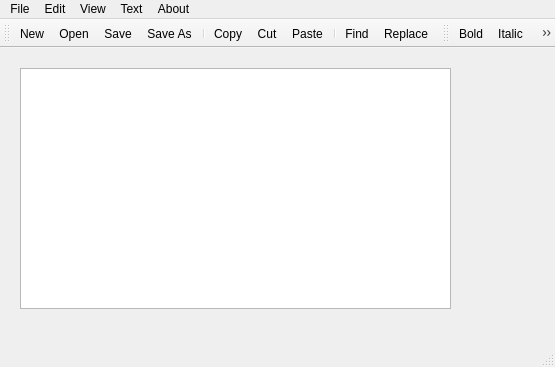
<?xml version="1.0" encoding="UTF-8"?>
<ui version="4.0">
 <class>MainWindow</class>
 <widget class="QMainWindow" name="MainWindow">
  <property name="geometry">
   <rect>
    <x>0</x>
    <y>0</y>
    <width>555</width>
    <height>367</height>
   </rect>
  </property>
  <property name="windowTitle">
   <string>MainWindow</string>
  </property>
  <widget class="QWidget" name="centralwidget">
   <widget class="QTextEdit" name="textEdit">
    <property name="geometry">
     <rect>
      <x>20</x>
      <y>20</y>
      <width>431</width>
      <height>241</height>
     </rect>
    </property>
   </widget>
  </widget>
  <widget class="QMenuBar" name="menubar">
   <property name="geometry">
    <rect>
     <x>0</x>
     <y>0</y>
     <width>555</width>
     <height>22</height>
    </rect>
   </property>
   <widget class="QMenu" name="menuFile">
    <property name="title">
     <string>File</string>
    </property>
    <addaction name="actionNew"/>
    <addaction name="actionOpen"/>
    <addaction name="separator"/>
    <addaction name="actionSave"/>
    <addaction name="actionSave_As"/>
    <addaction name="separator"/>
    <addaction name="actionExit"/>
   </widget>
   <widget class="QMenu" name="menuEdit">
    <property name="title">
     <string>Edit</string>
    </property>
    <addaction name="actionCopy"/>
    <addaction name="actionCut"/>
    <addaction name="actionPaste"/>
    <addaction name="separator"/>
    <addaction name="actionUndo"/>
    <addaction name="actionRedo"/>
    <addaction name="separator"/>
    <addaction name="actionFind"/>
    <addaction name="actionReplace"/>
    <addaction name="separator"/>
    <addaction name="actionSelect_All"/>
   </widget>
   <widget class="QMenu" name="menuView">
    <property name="title">
     <string>View</string>
    </property>
    <addaction name="actionZoom_in"/>
    <addaction name="actionZoom_out"/>
   </widget>
   <widget class="QMenu" name="menuText">
    <property name="title">
     <string>Text</string>
    </property>
    <addaction name="actionBold"/>
    <addaction name="actionItalic"/>
    <addaction name="actionUnderline"/>
    <addaction name="actionStrike"/>
    <addaction name="separator"/>
    <addaction name="actionColor"/>
    <addaction name="separator"/>
    <addaction name="actionFont"/>
   </widget>
   <widget class="QMenu" name="menuAbout">
    <property name="title">
     <string>About</string>
    </property>
    <addaction name="actionHelp"/>
    <addaction name="actionAbout"/>
   </widget>
   <addaction name="menuFile"/>
   <addaction name="menuEdit"/>
   <addaction name="menuView"/>
   <addaction name="menuText"/>
   <addaction name="menuAbout"/>
  </widget>
  <widget class="QStatusBar" name="statusbar"/>
  <widget class="QToolBar" name="toolBar">
   <property name="windowTitle">
    <string>toolBar</string>
   </property>
   <attribute name="toolBarArea">
    <enum>TopToolBarArea</enum>
   </attribute>
   <attribute name="toolBarBreak">
    <bool>false</bool>
   </attribute>
   <addaction name="actionNew"/>
   <addaction name="actionOpen"/>
   <addaction name="actionSave"/>
   <addaction name="actionSave_As"/>
   <addaction name="separator"/>
   <addaction name="actionCopy"/>
   <addaction name="actionCut"/>
   <addaction name="actionPaste"/>
   <addaction name="separator"/>
   <addaction name="actionFind"/>
   <addaction name="actionReplace"/>
  </widget>
  <widget class="QToolBar" name="toolBar_2">
   <property name="windowTitle">
    <string>toolBar_2</string>
   </property>
   <attribute name="toolBarArea">
    <enum>TopToolBarArea</enum>
   </attribute>
   <attribute name="toolBarBreak">
    <bool>false</bool>
   </attribute>
   <addaction name="actionBold"/>
   <addaction name="actionItalic"/>
   <addaction name="actionUnderline"/>
   <addaction name="actionStrike"/>
   <addaction name="separator"/>
   <addaction name="actionColor"/>
   <addaction name="separator"/>
   <addaction name="actionFont"/>
  </widget>
  <action name="actionNew">
   <property name="icon">
    <iconset resource="resources.qrc">
     <normaloff>:/files/images/new.png</normaloff>:/files/images/new.png</iconset>
   </property>
   <property name="text">
    <string>New</string>
   </property>
  </action>
  <action name="actionOpen">
   <property name="icon">
    <iconset resource="resources.qrc">
     <normaloff>:/files/images/open.png</normaloff>:/files/images/open.png</iconset>
   </property>
   <property name="text">
    <string>Open</string>
   </property>
  </action>
  <action name="actionSave">
   <property name="icon">
    <iconset resource="resources.qrc">
     <normaloff>:/files/images/save.png</normaloff>:/files/images/save.png</iconset>
   </property>
   <property name="text">
    <string>Save</string>
   </property>
  </action>
  <action name="actionSave_As">
   <property name="icon">
    <iconset resource="resources.qrc">
     <normaloff>:/files/images/saveas.png</normaloff>:/files/images/saveas.png</iconset>
   </property>
   <property name="text">
    <string>Save As</string>
   </property>
  </action>
  <action name="actionExit">
   <property name="icon">
    <iconset resource="resources.qrc">
     <normaloff>:/files/images/cancel.png</normaloff>:/files/images/cancel.png</iconset>
   </property>
   <property name="text">
    <string>Exit</string>
   </property>
  </action>
  <action name="actionCopy">
   <property name="icon">
    <iconset resource="resources.qrc">
     <normaloff>:/files/images/copy.png</normaloff>:/files/images/copy.png</iconset>
   </property>
   <property name="text">
    <string>Copy</string>
   </property>
  </action>
  <action name="actionCut">
   <property name="icon">
    <iconset resource="resources.qrc">
     <normaloff>:/files/images/cut.png</normaloff>:/files/images/cut.png</iconset>
   </property>
   <property name="text">
    <string>Cut</string>
   </property>
  </action>
  <action name="actionPaste">
   <property name="icon">
    <iconset resource="resources.qrc">
     <normaloff>:/files/images/paste.png</normaloff>:/files/images/paste.png</iconset>
   </property>
   <property name="text">
    <string>Paste</string>
   </property>
  </action>
  <action name="actionFind">
   <property name="icon">
    <iconset resource="resources.qrc">
     <normaloff>:/files/images/find.png</normaloff>:/files/images/find.png</iconset>
   </property>
   <property name="text">
    <string>Find</string>
   </property>
  </action>
  <action name="actionReplace">
   <property name="icon">
    <iconset resource="resources.qrc">
     <normaloff>:/files/images/text_replace.png</normaloff>:/files/images/text_replace.png</iconset>
   </property>
   <property name="text">
    <string>Replace</string>
   </property>
  </action>
  <action name="actionSelect_All">
   <property name="icon">
    <iconset resource="resources.qrc">
     <normaloff>:/files/images/select_all.png</normaloff>:/files/images/select_all.png</iconset>
   </property>
   <property name="text">
    <string>Select All</string>
   </property>
  </action>
  <action name="actionZoom_in">
   <property name="icon">
    <iconset resource="resources.qrc">
     <normaloff>:/files/images/zoom_in.png</normaloff>:/files/images/zoom_in.png</iconset>
   </property>
   <property name="text">
    <string>Zoom in</string>
   </property>
  </action>
  <action name="actionZoom_out">
   <property name="icon">
    <iconset resource="resources.qrc">
     <normaloff>:/files/images/zoom_out.png</normaloff>:/files/images/zoom_out.png</iconset>
   </property>
   <property name="text">
    <string>Zoom out</string>
   </property>
  </action>
  <action name="actionBold">
   <property name="icon">
    <iconset resource="resources.qrc">
     <normaloff>:/files/images/text_bold.png</normaloff>:/files/images/text_bold.png</iconset>
   </property>
   <property name="text">
    <string>Bold</string>
   </property>
  </action>
  <action name="actionItalic">
   <property name="icon">
    <iconset resource="resources.qrc">
     <normaloff>:/files/images/text_italic.png</normaloff>:/files/images/text_italic.png</iconset>
   </property>
   <property name="text">
    <string>Italic</string>
   </property>
  </action>
  <action name="actionUnderline">
   <property name="icon">
    <iconset resource="resources.qrc">
     <normaloff>:/files/images/text_underline.png</normaloff>:/files/images/text_underline.png</iconset>
   </property>
   <property name="text">
    <string>Underline</string>
   </property>
  </action>
  <action name="actionStrike">
   <property name="icon">
    <iconset resource="resources.qrc">
     <normaloff>:/files/images/text_strikethrough.png</normaloff>:/files/images/text_strikethrough.png</iconset>
   </property>
   <property name="text">
    <string>Strike</string>
   </property>
  </action>
  <action name="actionColor">
   <property name="icon">
    <iconset resource="resources.qrc">
     <normaloff>:/files/images/color.png</normaloff>:/files/images/color.png</iconset>
   </property>
   <property name="text">
    <string>Color</string>
   </property>
  </action>
  <action name="actionFont">
   <property name="icon">
    <iconset resource="resources.qrc">
     <normaloff>:/files/images/font.png</normaloff>:/files/images/font.png</iconset>
   </property>
   <property name="text">
    <string>Font</string>
   </property>
  </action>
  <action name="actionHelp">
   <property name="icon">
    <iconset resource="resources.qrc">
     <normaloff>:/files/images/help.png</normaloff>:/files/images/help.png</iconset>
   </property>
   <property name="text">
    <string>Help</string>
   </property>
  </action>
  <action name="actionAbout">
   <property name="icon">
    <iconset resource="resources.qrc">
     <normaloff>:/files/images/about.png</normaloff>:/files/images/about.png</iconset>
   </property>
   <property name="text">
    <string>About</string>
   </property>
  </action>
  <action name="actionUndo">
   <property name="icon">
    <iconset resource="resources.qrc">
     <normaloff>:/files/images/arrow_undo.png</normaloff>:/files/images/arrow_undo.png</iconset>
   </property>
   <property name="text">
    <string>Undo</string>
   </property>
  </action>
  <action name="actionRedo">
   <property name="icon">
    <iconset resource="resources.qrc">
     <normaloff>:/files/images/arrow_redo.png</normaloff>:/files/images/arrow_redo.png</iconset>
   </property>
   <property name="text">
    <string>Redo</string>
   </property>
  </action>
 </widget>
 <resources>
  <include location="resources.qrc"/>
 </resources>
 <connections/>
</ui>
